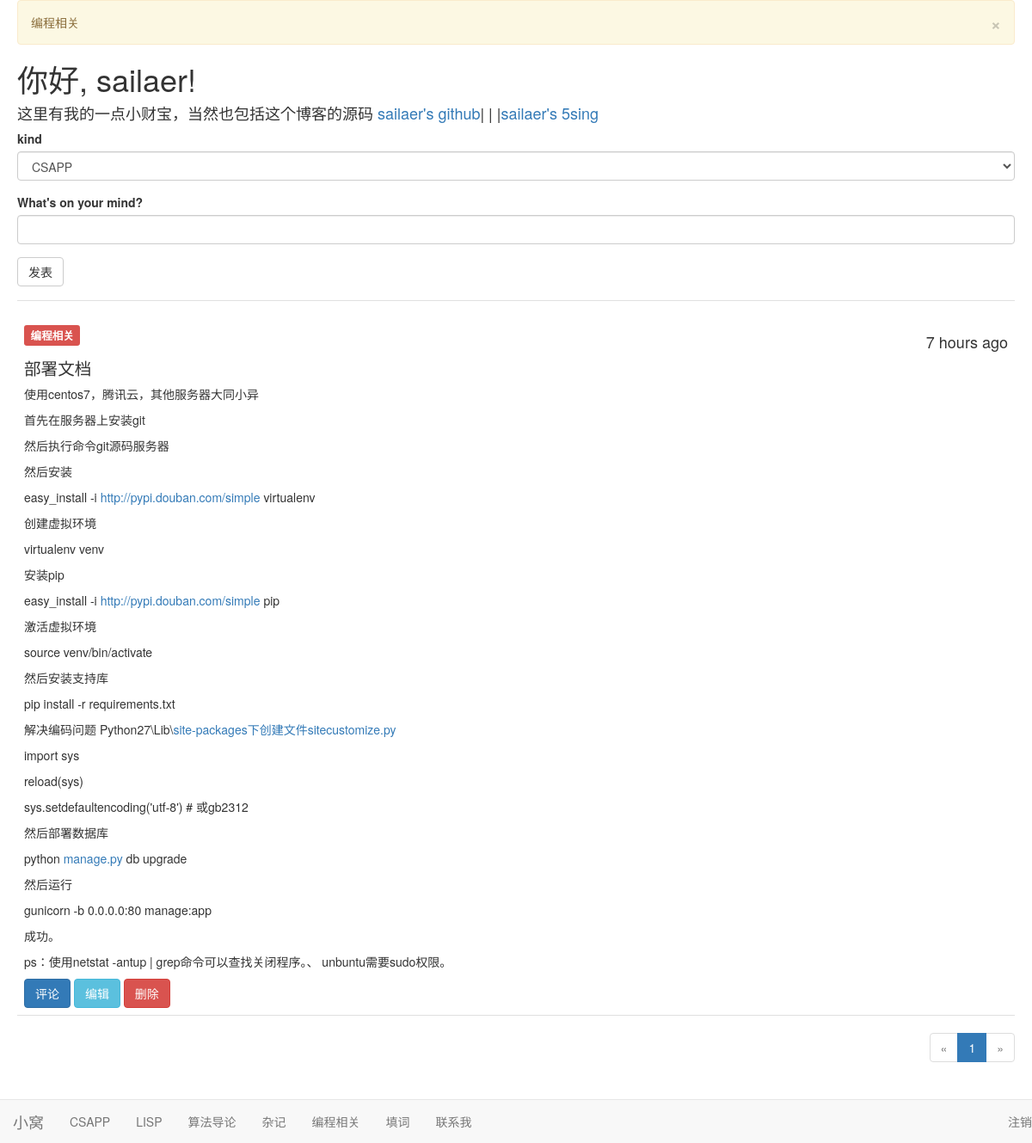
Page /kind/编程相关 (signed in) on the committed database.
### app/models.py (models this page shows, shortened)
class User(UserMixin, db.Model):
    __tablename__ = 'users'
    id = db.Column(db.Integer, primary_key=True)
    username = db.Column(db.String(64), unique=True, index=True)
    password_hash = db.Column(db.String(128))
    confirmed = db.Column(db.Boolean, default=True)
    administrator = db.Column(db.Boolean, default=False)
    posts = db.relationship('Post', backref = 'author', lazy = 'dynamic')
    comments = db.relationship('Comment', backref='author', lazy='dynamic')
    def is_administrator(self):
        return self.administrator
    @property
    def password(self):
        raise AttributeError('password is not a readable attribute')

class Post(db.Model):
    __tablename__ = 'posts'
    id = db.Column(db.Integer, primary_key=True)
    kind = db.Column(db.Text)
    body = db.Column(db.Text)
    body_html = db.Column(db.Text)
    timestamp = db.Column(db.DateTime, index=True, default=datetime.utcnow)
    author_id = db.Column(db.Integer, db.ForeignKey('users.id'))
    comments = db.relationship('Comment', backref = 'post', lazy ='dynamic')

### app/main/views.py (the view)
@main.route('/kind/<kind>', methods=['GET', 'POST'])
def kind(kind):
    form = PostForm()
    flash(kind)
    if current_user.is_administrator and \
            form.validate_on_submit():
        post = Post(body=form.body.data,
                    author=current_user._get_current_object(),
                    kind = form.kind.data)
        db.session.add(post)
        return redirect(url_for('.index'))
    page = request.args.get('page', 1, type=int)
    pagination = Post.query.filter_by(kind = kind).order_by(Post.timestamp.desc()).paginate(
        page, per_page=current_app.config['FLASKY_POSTS_PER_PAGE'],
        error_out=False)
    posts = pagination.items
    return render_template('index.html', form=form, posts=posts,
                           pagination=pagination)

### app/main/forms.py
class PostForm(Form):
    kind = SelectField(u'kind', choices = [('CSAPP', 'CSAPP'), ('LISP', 'LISP'), ('算法导论', '算法导论'), ('杂记', '杂记'),('编程相关','编程相关'),('填词', '填词')] )
    body = PageDownField("What's on your mind?", validators=[Required()])
    submit = SubmitField('发表')

### app/auth/views.py (called while the page is built)
@auth.before_app_request
def before_request():
    if current_user.is_authenticated \
            and not current_user.confirmed \
            and request.endpoint[:5] != 'auth.' \
            and request.endpoint != 'static':
        return redirect(url_for('auth.unconfirmed'))

### app/models.py (called while the page is built)
@login_manager.user_loader
def load_user(user_id):
    return User.query.get(int(user_id))

### app/templates/index.html (shortened to what this page needs)
{% extends "base.html" %}
{% import "bootstrap/wtf.html" as wtf %}
{% import "_macros.html" as macros %}
{% block page_content %}
    <div>
        <h1>你好, {% if current_user.is_authenticated %}{{ current_user.username }}{% else %}迷途中的人{% endif %}!</h1>
        <h4>这里有我的一点小财宝，当然也包括这个博客的源码 <a href="https://github.com/sailaer">sailaer's github</a>| | |<a href="http://5sing.kugou.com/sailaer/default.html">sailaer's 5sing </a></h4>
    </div>
    <div class="">
        {% if current_user.is_administrator() %}
            {{ wtf.quick_form(form, extra_classes = 'div.post.from')}}
        {% endif %}
    </div>
    {% include '_posts.html' %}
    {% if pagination %}
        <div class="pagination">
            {{ macros.pagination_widget(pagination, '.index') }}
        </div>
    {% endif %}
{% endblock %}

### app/templates/_posts.html (shortened to what this page needs)
<ul class="posts">
    {% for post in posts %}
        <li class="post">
            <div class="post-content">
                <div class="post-date"><h4>{{ moment(post.timestamp).fromNow() }}</h4></div>
                <div class="post-body">
                 <h3><span class="label label-danger">{{ post.kind }}</span></h3>
                    {% if post.body_html %}
                        <p>{{ post.body_html| safe}}</p>
                    {% else %}
                        {{ post.body }}
                    {% endif %}
                </div>
                <a href="{{ url_for('.post', id = post.id) }}">
                    <button type="submit" class="btn btn-primary">评论</button>
                </a>
                {% if current_user.administrator%}
                    <a href="{{ url_for('.edit', id = post.id) }}">
                        <button class="btn btn-info" type="submit">编辑</button>
                    </a>
                    <a href="{{ url_for('.delete', id = post.id) }}">
                        <button class="btn btn-danger" type="submit">删除</button>
                    </a>
                {% endif %}
            </div>
        </li>
    {% endfor %}
</ul>

### app/static/styles.css (style rules this page uses)
ul.posts { list-style-type: none; padding: 0px; margin: 16px 0px 0px 0px; border-top: 1px solid #e0e0e0; }
ul.posts li.post { padding: 8px; border-bottom: 1px solid #e0e0e0; }
div.post-date { float: right; }
div.post-content { margin-left: 0px; min-height: 45px; }
div.pagination { width: 100%; text-align: right; padding: 0px; margin: 0px; }
.post-body h1 { font-size: 140%; }
.post-body h3 { font-size: 120%; }
body { padding-bottom: 70px; margin-left: 20px; margin-right: 20px; }

### rows in the picture
User: username "sailaer"
Post: timestamp "7 hours ago", kind "编程相关", body_html "部署文档 使用centos7，腾讯云，其他服务器大同小异 首先在服务器上安装git 然后执行命令git源码服务器 然后安装 easy_install -i http://pypi.douban.com/simple virtualenv 创建虚拟环境 virtualenv venv 安装pip easy_install -i http://pypi.douban.com/simple pip 激活虚拟环境 source venv/bin/activate 然后安装支持库 pip install -r requirements.txt 解决编码问题 Python27\\Lib\\ site-packages下创建文件sitecustomize.py import sys reload(sys) sys.setdefaultencoding('utf-8') # 或gb2312 然后部署数据库 python manage.py db upgrade 然后运行 gunicorn -b 0.0.0.0:80 manage:app 成功。 ps：使用netstat -antup | grep命令可以查找关闭程序。、 unbuntu需要sudo权限。"

### other values in the picture
{{ message }} "编程相关"
{{ p }} "1"
